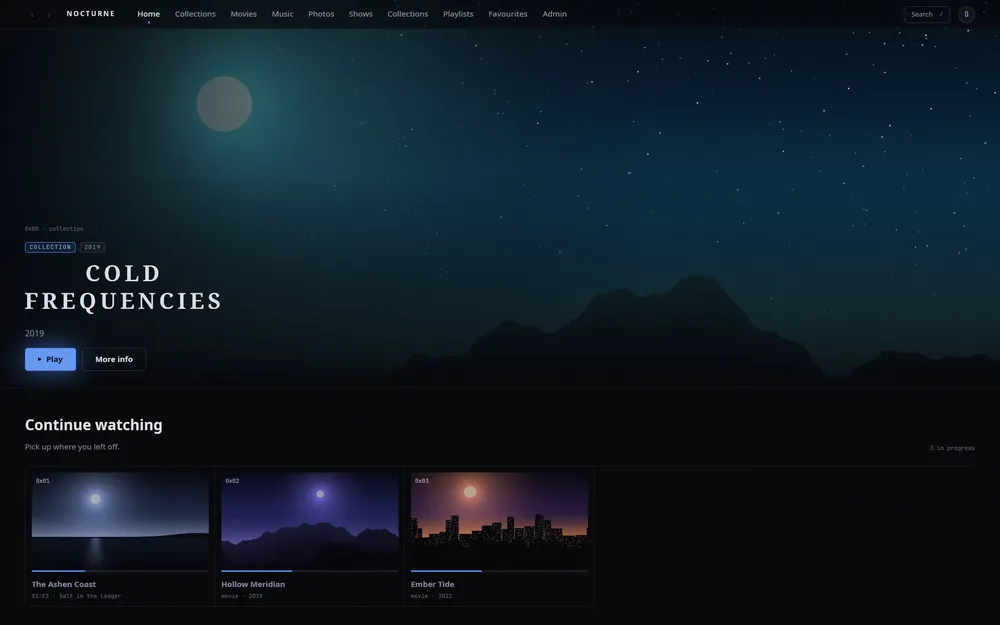
#> input picture website/src/lib/screens/01-home.webp, 1000 x 625 px, shrunk from 1920 x 1200 before the run
$ python parity-diff.py ../website/src/lib/screens/01-home.webp ../website/src/lib/screens/02-library.webp out.png 5 1.0 1.0
#> lines starting #> are read from the running program, lines starting #| are printed output that depends on the picture
#!/usr/bin/env python3
"""Compare two window captures pixel by pixel (used by scripts/headless-parity.sh).

usage: parity-diff.py a.png b.png diff.png [tolerance=16] [max-mean=1.0] [max-over=1.5]
Prints the mean per-channel difference (0..255), the largest difference, the share of pixels that differ by more than the tolerance in any channel and the shares over 64 and over 128; writes an amplified (x6) difference image. Exits 1 when the mean or the share is above its limit (percent of pixels for max-over).
"""
import sys

from PIL import Image, ImageChops

a = Image.open(sys.argv[1]).convert("RGB")
#> a is the input picture: PIL image 1000x625 RGB; mean R, G, B 15.2, 27.6, 36.4
b = Image.open(sys.argv[2]).convert("RGB")
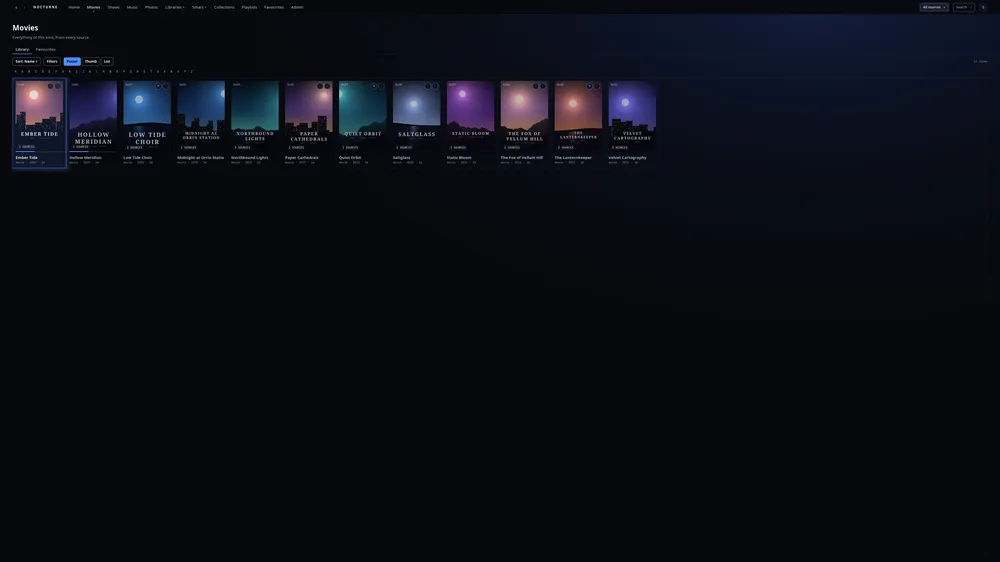
#> input picture website/src/lib/screens/02-library.webp, 1000 x 562 px, shrunk from 3840 x 2160 before the run
#> b is the input picture: PIL image 1000x562 RGB; mean R, G, B 11.3, 13, 20.5
out = sys.argv[3]
tol = int(sys.argv[4]) if len(sys.argv) > 4 else 16
max_mean = float(sys.argv[5]) if len(sys.argv) > 5 else 1.0
max_over = float(sys.argv[6]) if len(sys.argv) > 6 else 1.5
w, h = min(a.width, b.width), min(a.height, b.height)
#> w = 1000; h = 562
a, b = a.crop((0, 0, w, h)), b.crop((0, 0, w, h))
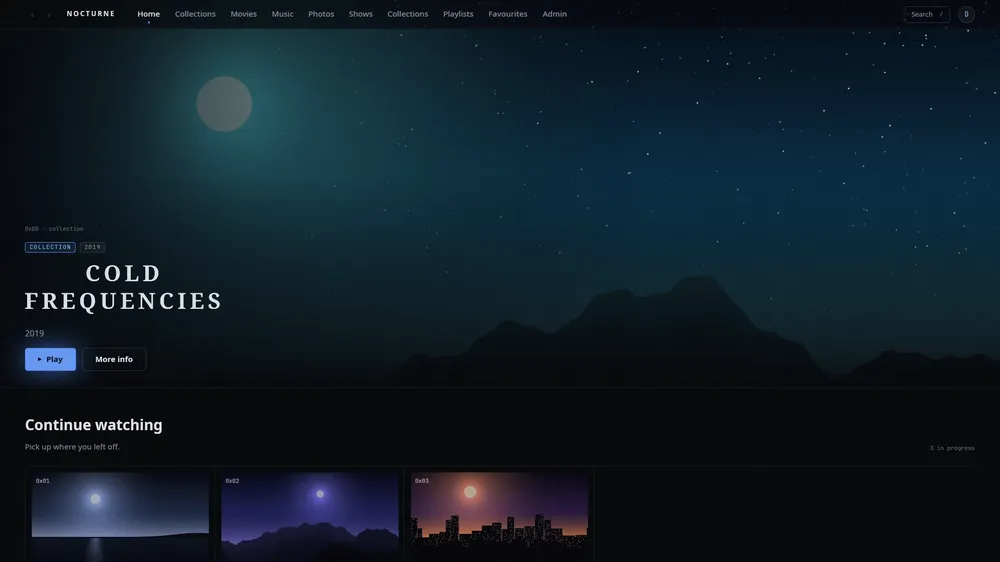
#> a: PIL image 1000x562 RGB; mean R, G, B 15.8, 29.4, 38.9
d = ImageChops.difference(a, b)
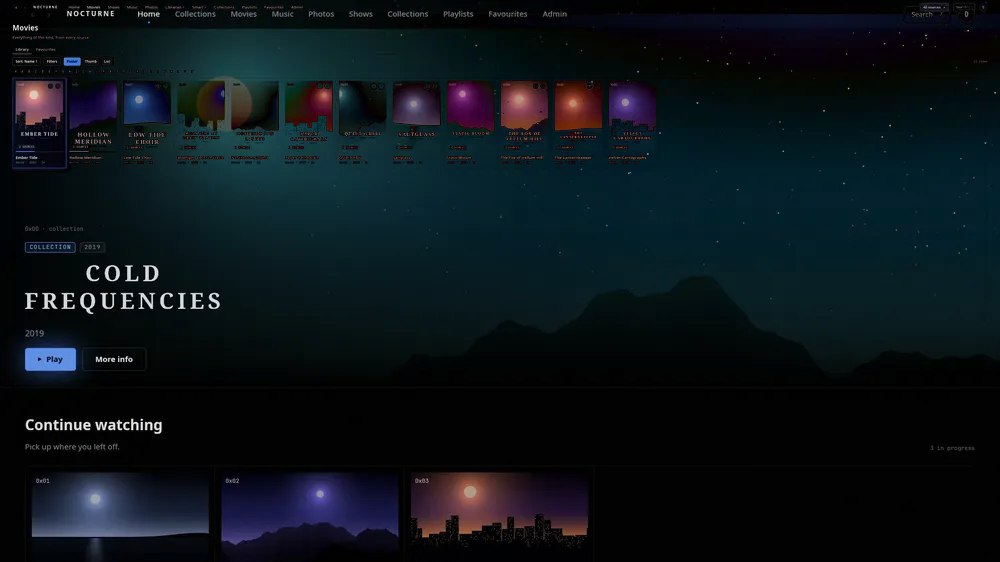
#> d: PIL image 1000x562 RGB; mean R, G, B 11.2, 20, 25
px = d.load()
total, mx, over, o64, o128 = 0.0, 0, 0, 0, 0
for y in range(h):
    for x in range(w):
        r, g, bl = px[x, y]
        m = max(r, g, bl)
        total += (r + g + bl) / 3
        mx = max(mx, m)
        over += m > tol
        o64 += m > 64
        o128 += m > 128
#> after the loop, o128 = 8620; o64 = 42759; over = 399632; total = 10519925.3
n = w * h
#> n = 562000
mean, share = total / n, 100 * over / n
#> mean = 18.72; share = 71.11
print(f"{w}x{h} mean {mean:.3f}/255 max {mx} over {tol}: {over} px ({share:.2f}%), over 64: {100 * o64 / n:.2f}%, over 128: {100 * o128 / n:.2f}%")
#| 1000x562 mean 18.719/255 max 248 over 5: 399632 px (71.11%), over 64: 7.61%, over 128: 1.53%
d.point(lambda v: min(255, v * 6)).save(out)
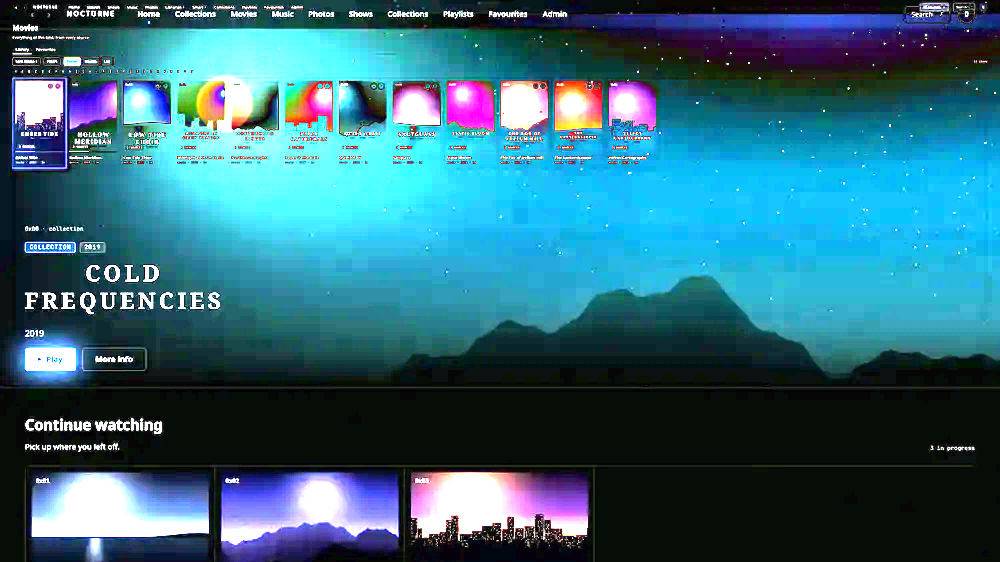
#> saved as out.png: PIL image 1000x562 RGB; mean R, G, B 49.2, 104.4, 122.7
#> (the run stopped early here; a loop or call above may not have finished)
